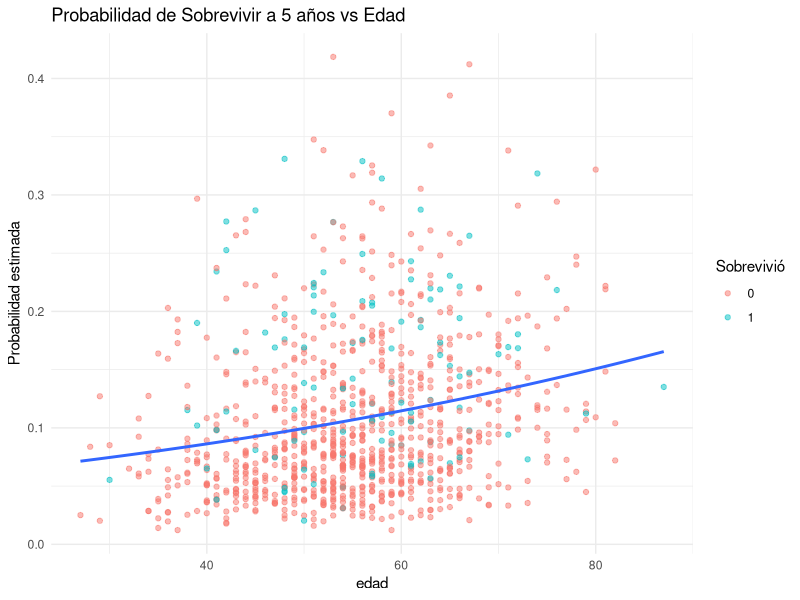
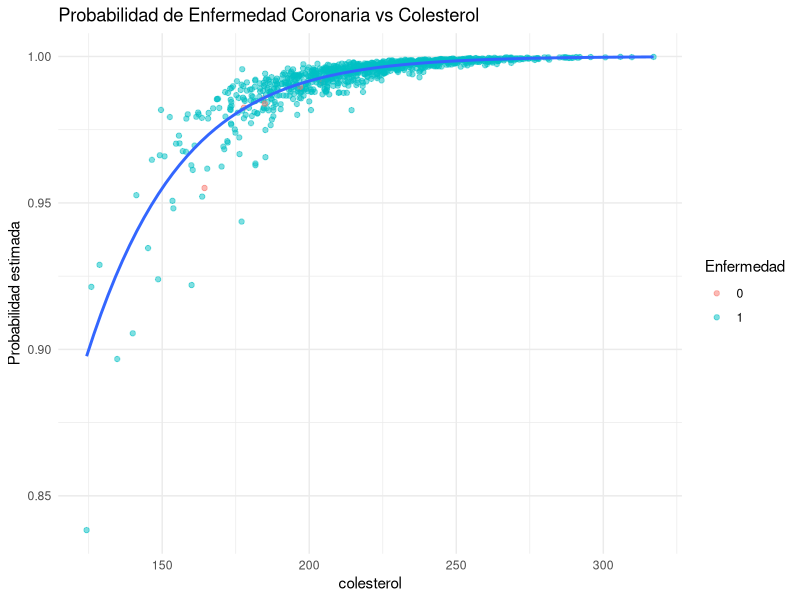

R code for these plots, in order: (Note: this script raises an error after producing the figures.)

# ===========================================
# Simulación y Análisis de Regresión Logística
# ===========================================
set.seed(123)

# ---- Simulación de datos de cáncer de mama ----
n <- 1000
edad_cancer <- round(rnorm(n, mean = 55, sd = 10))
tamano_tumor <- round(rnorm(n, mean = 30, sd = 10), 1)
progesterona <- round(rnorm(n, mean = 15, sd = 5), 1)

log_odds_cancer <- -4 + 0.03 * edad_cancer + 0.05 * tamano_tumor - 0.1 * progesterona
prob_sobrevida <- 1 / (1 + exp(-log_odds_cancer))
sobrevivio <- rbinom(n, 1, prob_sobrevida)

datos_cancer <- data.frame(
  edad = edad_cancer,
  tamano_tumor = tamano_tumor,
  progesterona = progesterona,
  sobrevivio = sobrevivio
)

# ---- Simulación de datos de enfermedad coronaria ----
edad_chd <- round(rnorm(n, mean = 60, sd = 8))
colesterol <- round(rnorm(n, mean = 220, sd = 30), 1)
presion <- round(rnorm(n, mean = 135, sd = 15), 1)

log_odds_chd <- -6 + 0.04 * edad_chd + 0.03 * colesterol + 0.02 * presion
prob_chd <- 1 / (1 + exp(-log_odds_chd))
enfermedad_corazon <- rbinom(n, 1, prob_chd)

datos_chd <- data.frame(
  edad = edad_chd,
  colesterol = colesterol,
  presion = presion,
  enfermedad = enfermedad_corazon
)

# ---- Ajuste del modelo logístico ----
modelo_cancer <- glm(sobrevivio ~ edad + tamano_tumor + progesterona, 
                     data = datos_cancer, family = binomial)
modelo_chd <- glm(enfermedad ~ edad + colesterol + presion, 
                  data = datos_chd, family = binomial)

summary(modelo_cancer)
summary(modelo_chd)

# ---- Evaluación: odds ratio e IC 95% ----
exp(cbind(OR = coef(modelo_cancer), confint(modelo_cancer)))
exp(cbind(OR = coef(modelo_chd), confint(modelo_chd)))

# ---- Gráfico de la sigmoide para cáncer (vs. edad) ----
library(ggplot2)
datos_cancer$prob <- predict(modelo_cancer, type = "response")

ggplot(datos_cancer, aes(x = edad, y = prob)) +
  geom_point(aes(color = factor(sobrevivio)), alpha = 0.5) +
  stat_smooth(method = "glm", method.args = list(family = "binomial"), se = FALSE) +
  labs(title = "Probabilidad de Sobrevivir a 5 años vs Edad",
       y = "Probabilidad estimada", color = "Sobrevivió") +
  theme_minimal()

# ---- Gráfico de la sigmoide para CHD (vs. colesterol) ----
datos_chd$prob <- predict(modelo_chd, type = "response")

ggplot(datos_chd, aes(x = colesterol, y = prob)) +
  geom_point(aes(color = factor(enfermedad)), alpha = 0.5) +
  stat_smooth(method = "glm", method.args = list(family = "binomial"), se = FALSE) +
  labs(title = "Probabilidad de Enfermedad Coronaria vs Colesterol",
       y = "Probabilidad estimada", color = "Enfermedad") +
  theme_minimal()

############################################################
# Sección: Optimización vía Gradientes Conjugados (Logística)
############################################################

# Función sigmoide
sigmoid <- function(z) {
  1 / (1 + exp(-z))
}

# Gradiente de la función de log-verosimilitud
gradient <- function(X, y, beta) {
  p <- sigmoid(X %*% beta)
  t(X) %*% (p - y)
}

# Producto Hessiano aproximado
hessian_approx <- function(X, beta) {
  p <- sigmoid(X %*% beta)
  W <- diag(as.vector(p * (1 - p)))
  t(X) %*% W %*% X
}

# Método de gradiente conjugado (versión simplificada)
conjugate_gradient <- function(X, y, tol = 1e-6, max_iter = 1000) {
  beta <- matrix(0, ncol(X), 1)
  r <- -gradient(X, y, beta)
  d <- r
  iter <- 0
  
  while (sqrt(sum(r^2)) > tol && iter < max_iter) {
    Hd <- hessian_approx(X, beta) %*% d
    alpha <- as.numeric(t(r) %*% r / (t(d) %*% Hd))
    beta <- beta + alpha * d
    r_new <- r - alpha * Hd
    beta_new <- beta
    
    if (sqrt(sum(r_new^2)) < tol) break
    
    beta <- beta_new
    beta_new <- NULL
    
    beta_r <- t(r_new) %*% r_new / t(r) %*% r
    d <- r_new + as.numeric(beta_r) * d
    r <- r_new
    iter <- iter + 1
  }
  return(list(beta = beta, iter = iter))
}

# Aplicación a los datos simulados de cáncer
X_cancer <- as.matrix(cbind(1, cancer$age, cancer$size))
y_cancer <- as.matrix(cancer$outcome)
cg_cancer <- conjugate_gradient(X_cancer, y_cancer)
print("Coeficientes estimados (cáncer):")
print(cg_cancer$beta)

# Aplicación a los datos simulados de enfermedad cardíaca
X_chd <- as.matrix(cbind(1, chd$age, chd$cholesterol))
y_chd <- as.matrix(chd$outcome)
cg_chd <- conjugate_gradient(X_chd, y_chd)
print("Coeficientes estimados (CHD):")
print(cg_chd$beta)
